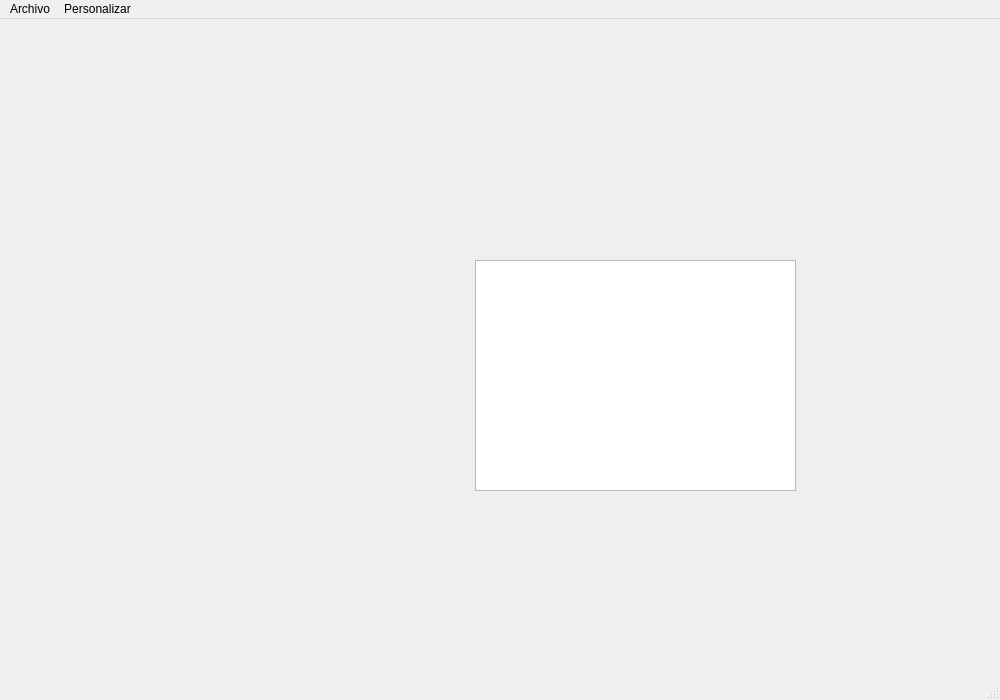
<?xml version="1.0" encoding="UTF-8"?>
<ui version="4.0">
 <class>MainWindow</class>
 <widget class="QMainWindow" name="MainWindow">
  <property name="geometry">
   <rect>
    <x>0</x>
    <y>0</y>
    <width>1000</width>
    <height>700</height>
   </rect>
  </property>
  <property name="windowTitle">
   <string>Hilbert</string>
  </property>
  <property name="windowIcon">
   <iconset>
    <normaloff>hilbert.ico</normaloff>hilbert.ico</iconset>
  </property>
  <widget class="QWidget" name="centralwidget">
   <widget class="QLabel" name="imagenCodigo">
    <property name="geometry">
     <rect>
      <x>100</x>
      <y>200</y>
      <width>256</width>
      <height>256</height>
     </rect>
    </property>
    <property name="minimumSize">
     <size>
      <width>256</width>
      <height>256</height>
     </size>
    </property>
    <property name="maximumSize">
     <size>
      <width>256</width>
      <height>256</height>
     </size>
    </property>
    <property name="text">
     <string/>
    </property>
    <property name="scaledContents">
     <bool>true</bool>
    </property>
   </widget>
   <widget class="QTextBrowser" name="textBrowser">
    <property name="geometry">
     <rect>
      <x>475</x>
      <y>241</y>
      <width>321</width>
      <height>231</height>
     </rect>
    </property>
   </widget>
  </widget>
  <widget class="QMenuBar" name="menubar">
   <property name="geometry">
    <rect>
     <x>0</x>
     <y>0</y>
     <width>1000</width>
     <height>26</height>
    </rect>
   </property>
   <widget class="QMenu" name="menuArchivo">
    <property name="title">
     <string>Archivo</string>
    </property>
    <addaction name="Cargar_Codigo"/>
    <addaction name="actionGuardar_Codigo"/>
   </widget>
   <widget class="QMenu" name="menuPersonalizar">
    <property name="title">
     <string>Personalizar</string>
    </property>
    <addaction name="actionColor_Fondo"/>
    <addaction name="actionColor_Codigo"/>
   </widget>
   <addaction name="menuArchivo"/>
   <addaction name="menuPersonalizar"/>
  </widget>
  <widget class="QStatusBar" name="statusbar">
   <property name="enabled">
    <bool>true</bool>
   </property>
  </widget>
  <action name="Cargar_Codigo">
   <property name="checkable">
    <bool>false</bool>
   </property>
   <property name="text">
    <string>Cargar Codigo</string>
   </property>
  </action>
  <action name="Guardar_Gris">
   <property name="enabled">
    <bool>false</bool>
   </property>
   <property name="text">
    <string>Gris</string>
   </property>
  </action>
  <action name="Guardar_Hilbert">
   <property name="enabled">
    <bool>false</bool>
   </property>
   <property name="text">
    <string>Hilbert</string>
   </property>
  </action>
  <action name="Guardar_Linear">
   <property name="enabled">
    <bool>false</bool>
   </property>
   <property name="text">
    <string>Linear</string>
   </property>
  </action>
  <action name="actionGuardar_Codigo">
   <property name="text">
    <string>Guardar Codigo</string>
   </property>
  </action>
  <action name="actionColor_Fondo">
   <property name="text">
    <string>Color Fondo</string>
   </property>
  </action>
  <action name="actionColor_Codigo">
   <property name="text">
    <string>Color Codigo</string>
   </property>
  </action>
 </widget>
 <resources/>
 <connections/>
</ui>
